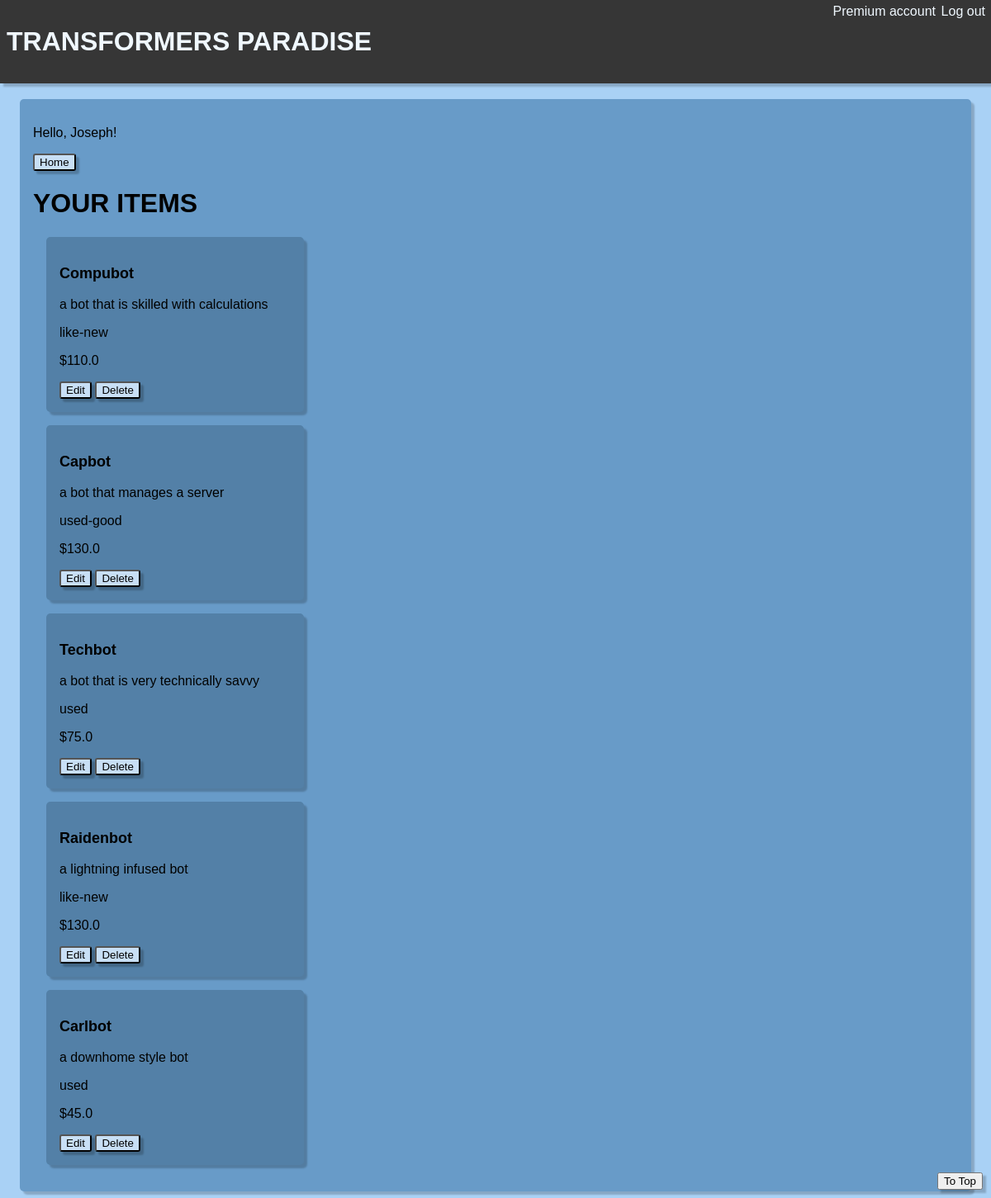
The app's page /allposts/ (signed in), older data.
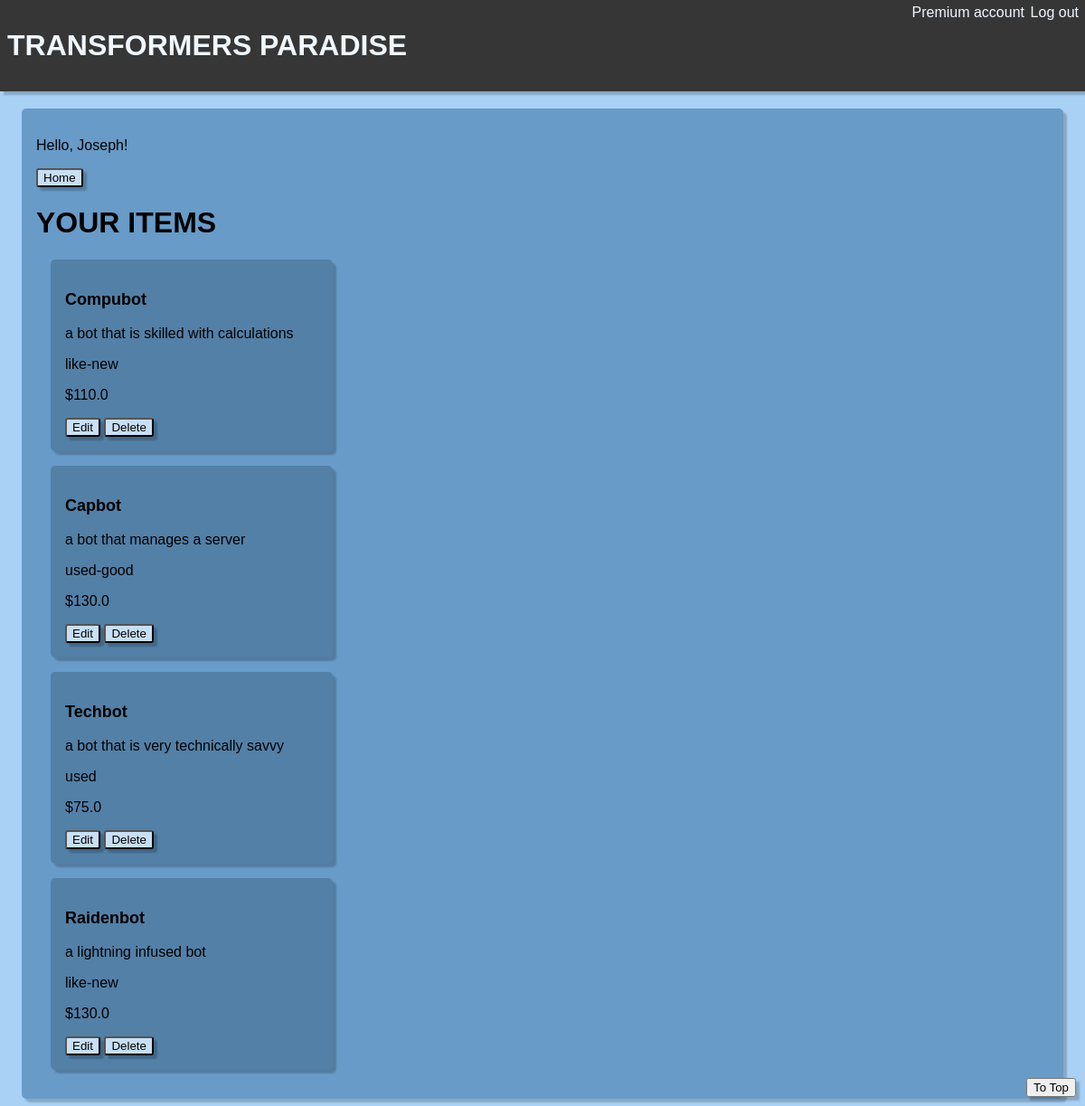
The same page, newer data.
### app/models.py (models this page shows)
class postModel(models.Model):
    CHOICES = (
        ("new", "new"),
        ("like-new", "like-new"),
        ("used-good", "used-good"),
        ("used", "used"),
    )
    user = models.ForeignKey(
        User,
        related_name="user_posts",
        on_delete=models.CASCADE,
        default=None,
        null=True,
    )
    name = models.CharField(max_length=100)
    desc = models.CharField(max_length=200)
    cond = models.CharField(choices=CHOICES, max_length=100)
    price = models.FloatField()

### app/decorators.py (the view)
        def wrapper_func(request, *args, **kwargs):
            groups = [None]
            if request.user.groups.exists():
                groups = request.user.groups.all()
            for each in groups:
                if each.name in allowed_roles:
                    return view_func(request, *args, **kwargs)
            else:
                return HttpResponse("You are not authorized to view this page.")

### app/views.py (called while the page is built)
@login_required(login_url="login")
@allowed_users(allowed_roles=["Premium"])
def all_postsView(request):
    user = request.user
    users_posts = user.user_posts.all()
    post_list = list(users_posts)
    if post_list == []:
        post_list = None
    print(post_list)
    return render(request, "allposts.html", {"post_list": post_list})

### app/templates/allposts.html (shortened to what this page needs)
{% extends 'home.html' %} {% block content %}
<button class="button"><a href="{% url "home" %}">Home</a></button>
<h1>YOUR ITEMS</h1>
{% if post_list is not None %}
{% for item in post_list %}
<div class="item">
    <p class="item_name">{{ item.name }}</p>
    <p>{{ item.desc }}</p>
    <p>{{ item.cond }}</p>
    <p>${{ item.price }}</p>
    <button class="button"><a href="{% url "update" item.id %}">Edit</a></button>
    <button class="button"><a href="{% url "delete" item.id %}">Delete</a></button>
</div>
{% endfor %}{% endif %} {% endblock content %}

Row changes from the older to the newer data that the page shows:
removed postModel: name "Carlbot", desc "a downhome style bot", cond "used", price "45.0"
